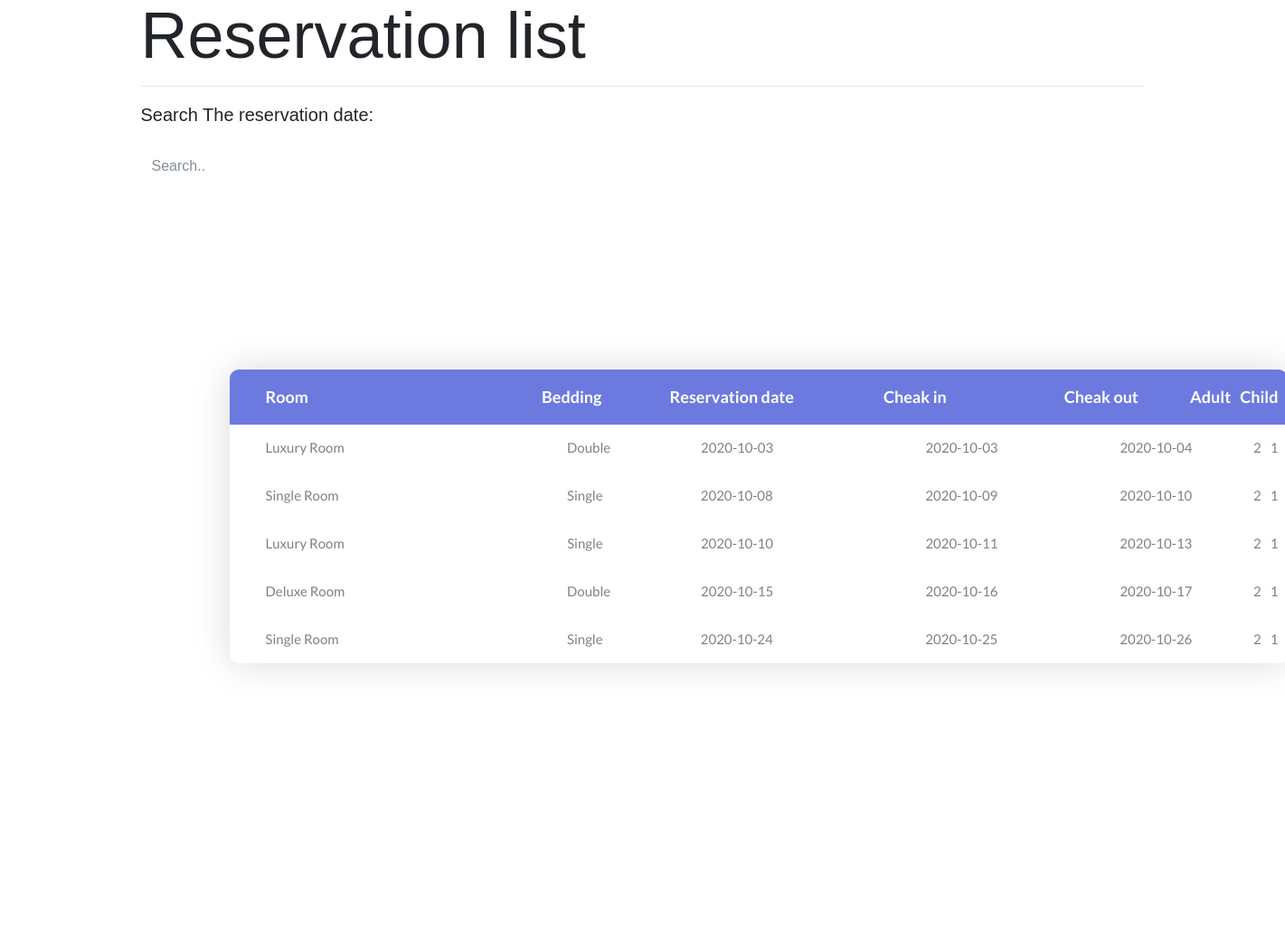
Before: /g_booking.php?g_id=123 with the older database file.
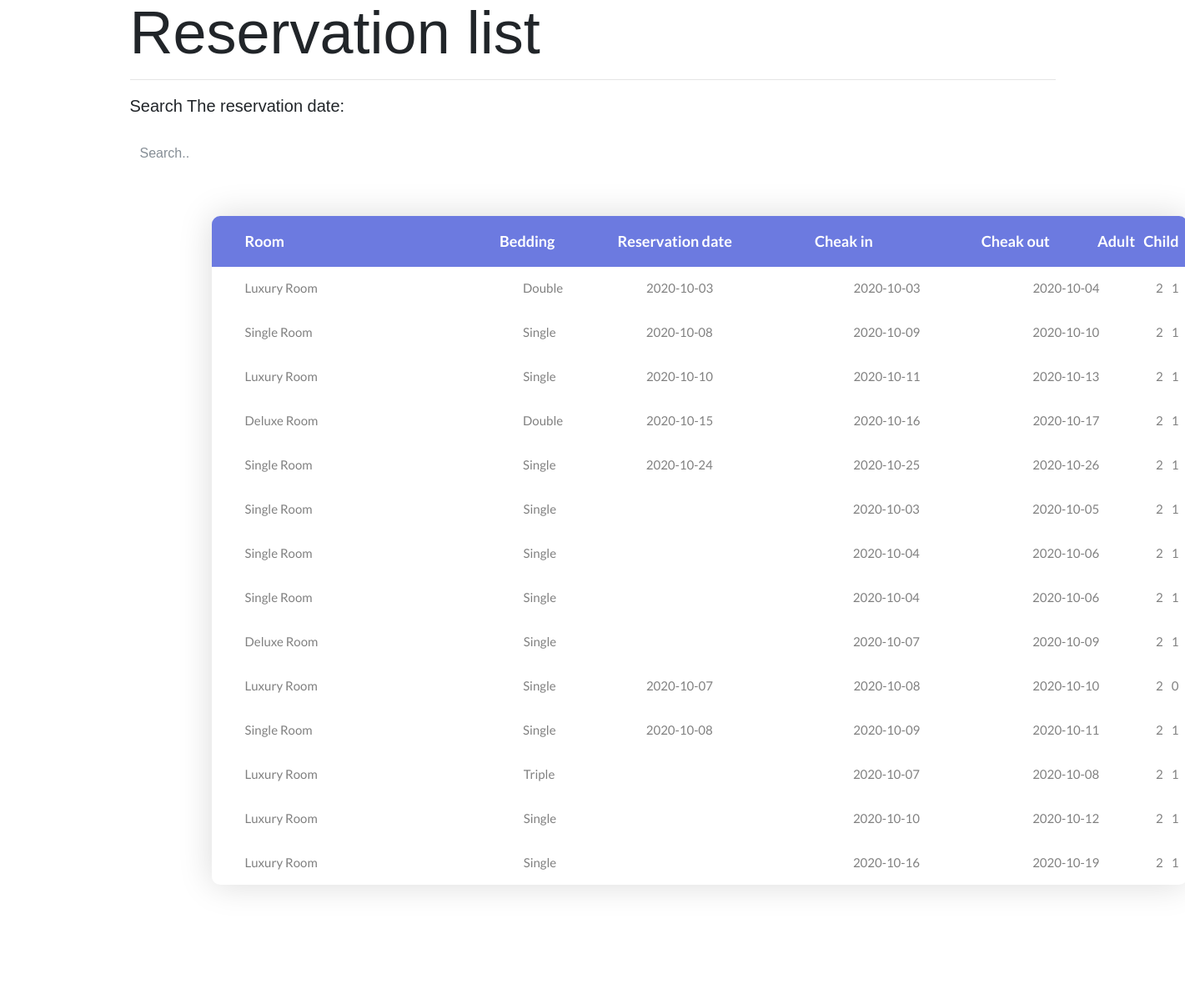
After: the same page with the newer database file.
### tables this page shows
CREATE TABLE `roombook` (
  `id` int(10) NOT NULL,
  `guest_id` int(10) NOT NULL,
  `Room` varchar(15) DEFAULT NULL,
  `bedding` varchar(15) DEFAULT NULL,
  `rdate` date DEFAULT NULL,
  `cin` date DEFAULT NULL,
  `cout` date DEFAULT NULL,
  `adult` int(10) DEFAULT NULL,
  `children` int(10) DEFAULT NULL
);

### g_booking.php (the view, shortened to what this page needs)
<!DOCTYPE html>
<html lang="en">
<head>
	<link rel="stylesheet" type="text/css" href="css/bootstrap.min.css">
	<link rel="stylesheet" type="text/css" href="fonts/font-awesome-4.7.0/css/font-awesome.min.css">
	<link rel="stylesheet" type="text/css" href="css/animate.css">
	<link rel="stylesheet" type="text/css" href="css/select2.min.css">
	<link rel="stylesheet" type="text/css" href="css/perfect-scrollbar.css">
	<link rel="stylesheet" type="text/css" href="css/util.css">
	<link rel="stylesheet" type="text/css" href="css/main.css">
</head>
<body>
	<div class="container">
	<h2 class="display-3">Reservation list</h2>
	<hr>
  <p class="lead">Search The reservation date:</p><br> </di>
  <input class="form-control" id="myInput" type="text" placeholder="Search..">
  <br>
	<div class="limiter">
		<div class="container-table100">
			<div class="wrap-table100">
				<div class="table100 ver1 m-b-110">
					<div class="table100-head">
						<table>
							<thead>
								<tr class="row100 head">
									<th class="cell100 column1">Room</th>
									<th class="cell100 column2">Bedding</th>
									<th class="cell100 column3">Reservation date</th>
									<th class="cell100 column4">Cheak in </th>
									<th class="cell100 column5">Cheak out </th>
									<th class="cell100 column6">Adult</th>
									<th class="cell100 column7">Child</th>
								</tr>
							</thead>
						</table>
					</div>
					<?php
                    require "connection.php";
                    $id=$_GET['g_id'];
                    $result= "SELECT r.id,r.Room,r.bedding,r.rdate,r.cin,r.cout,r.adult,r.children
                              FROM roombook AS r, guest_info AS g
                              WHERE g.NID=r.guest_id AND r.guest_id='$id'";
                    $query= mysqli_query($conn,$result);
                    while($row=mysqli_fetch_assoc($query)){
                    echo '<div class="table100-body js-pscroll">
						<table>
							<tbody id="myTable">
								<tr class="row100 body">
									<td class="cell100 column1">'.$row["Room"].'</td>
									<td class="cell100 column2">'.$row["bedding"].'</td>
									<td class="cell100 column3">'.$row["rdate"].'</td>
									<td class="cell100 column4">'.$row["cin"].'</td>
									<td class="cell100 column5">'.$row["cout"].'</td>
									<td class="cell100 column6">'.$row["adult"].'</td>
									<td class="cell100 column7">'.$row["children"].'</td>
								</tr>
							</tbody>
						</table>
					</div>';
                }
					?>
									</div>
				</div>
			</div>
		</div>
</body>
</html>

Changed rows visible on the page:
added roombook: Room "Single Room", bedding "Single", cin "2020-10-03", cout "2020-10-05", adult "2", children "1"
added roombook: Room "Single Room", bedding "Single", cin "2020-10-04", cout "2020-10-06", adult "2", children "1"
added roombook: Room "Single Room", bedding "Single", cin "2020-10-04", cout "2020-10-06", adult "2", children "1"
added roombook: Room "Deluxe Room", bedding "Single", cin "2020-10-07", cout "2020-10-09", adult "2", children "1"
added roombook: Room "Luxury Room", bedding "Single", rdate "2020-10-07", cin "2020-10-08", cout "2020-10-10", adult "2", children "0"
added roombook: Room "Single Room", bedding "Single", rdate "2020-10-08", cin "2020-10-09", cout "2020-10-11", adult "2", children "1"
added roombook: Room "Luxury Room", bedding "Triple", cin "2020-10-07", cout "2020-10-08", adult "2", children "1"
added roombook: Room "Luxury Room", bedding "Single", cin "2020-10-10", cout "2020-10-12", adult "2", children "1"
added roombook: Room "Luxury Room", bedding "Single", cin "2020-10-16", cout "2020-10-19", adult "2", children "1"
